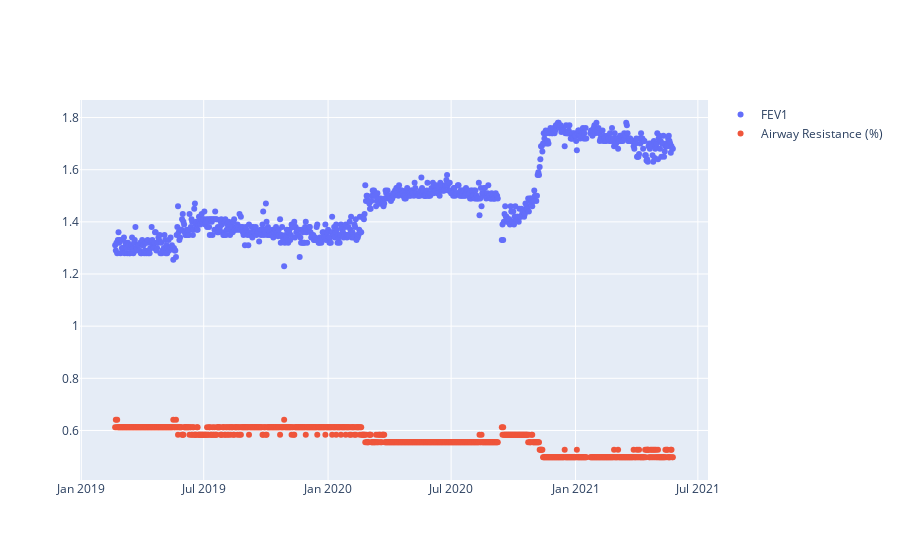

This figure's notebook cell:
### Code cell
# Check that the computed airway resistance makes sense
# Plot ID 101 FEV1 profile with Date Recorded
# '113', '126', '202', '331'
ID = "101"
fig = go.Figure()
fig.add_trace(
    go.Scatter(
        x=df[df.ID == ID]["Date Recorded"],
        y=df[df.ID == ID]["FEV1"],
        mode="markers",
        name="FEV1",
    )
)
# Add trace for predicted FEV1
# fig.add_trace(go.Scatter(x=df[df.ID == "101"]["Date Recorded"], y=df[df.ID == "101"]["Predicted FEV1"], mode="markers", name="Predicted FEV1"))
# Add trace for airway resistance using s_AW
fig.add_trace(
    go.Scatter(
        x=df[df.ID == ID]["Date Recorded"],
        y=df[df.ID == ID]["AR from FEV1"],
        mode="markers",
        name="Airway Resistance (%)",
    )
)
# fig.add_trace(go.Scatter(x=df[df.ID == ID]["Date Recorded"], y=s_AW[ID], mode="markers", name="Airway Resistance"))

### Figure 1 — Plotly figure (JSON) as saved in the notebook; plotly's stock layout.template omitted (floating-point values rounded to 4 significant figures; data arrays with more than 128 entries replaced by an {"elided": "..."} marker saying what was removed)
{"data": [{"mode": "markers", "name": "FEV1", "type": "scatter", "x": {"elided": "816 str values"}, "y": {"elided": "816 float values"}}, {"mode": "markers", "name": "Airway Resistance (%)", "type": "scatter", "x": {"elided": "816 str values"}, "y": {"elided": "816 float values"}}], "layout": {}}
